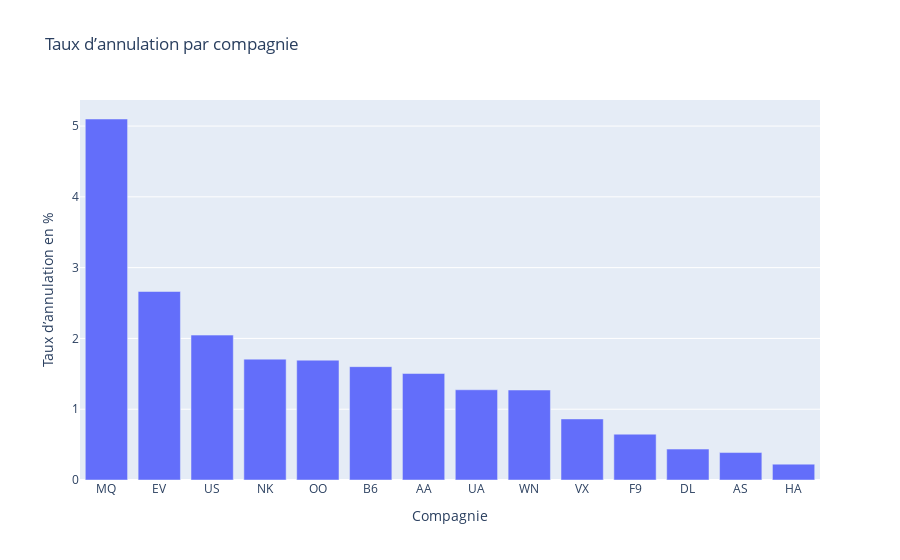

Notebook source saved alongside this figure:
### Markdown cell above
**Taux annulation par compagnie**

### Code cell
cancel_rate = flights_df.groupBy("AIRLINE").agg(
    ((sum("CANCELLED") / count("*")) * 100).alias("cancel_rate")
)

plot4 = cancel_rate.toPandas()

fig4 = px.bar(
    plot4.sort_values("cancel_rate", ascending=False),
    x="AIRLINE", y="cancel_rate",
    title="Taux d’annulation par compagnie ",
    labels={"AIRLINE": "Compagnie", "cancel_rate": "Taux d’annulation en %"}
)
fig4.show()

### Figure 1 — Plotly figure (JSON) as saved in the notebook; plotly's stock layout.template omitted (floating-point values rounded to 4 significant figures)
{"data": [{"hovertemplate": "Compagnie=%{x}<br>Taux d’annulation en %=%{y}<extra></extra>", "legendgroup": "", "marker": {"color": "#636efa", "pattern": {"shape": ""}}, "name": "", "orientation": "v", "showlegend": false, "textposition": "auto", "type": "bar", "x": ["MQ", "EV", "US", "NK", "OO", "B6", "AA", "UA", "WN", "VX", "F9", "DL", "AS", "HA"], "xaxis": "x", "y": [5.1, 2.663, 2.047, 1.707, 1.693, 1.601, 1.504, 1.275, 1.271, 0.8626, 0.6473, 0.4366, 0.3878, 0.2242], "yaxis": "y"}], "layout": {"autosize": true, "barmode": "relative", "legend": {"tracegroupgap": 0}, "title": {"text": "Taux d’annulation par compagnie "}, "xaxis": {"anchor": "y", "autorange": true, "domain": [0, 1], "range": [-0.5, 13.5], "title": {"text": "Compagnie"}, "type": "category"}, "yaxis": {"anchor": "x", "autorange": true, "domain": [0, 1], "range": [0, 5.368], "title": {"text": "Taux d’annulation en %"}, "type": "linear"}}}
